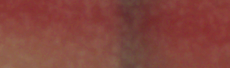
#> input picture example_line_manualROI/manual_ROI/27_20191209_111013_control.png, 230 x 68 px; its folder holds only this picture in this run
$ python -i backend.py   (imports and definitions only)   (older library calls are emulated)
#> lines starting #> are read from the running program, lines starting #| are printed output that depends on the picture; after the words box and inside, x2 and y2 are one past the last pixel; in counts of white or black regions, pixels touching at a corner belong together
#> further down, picture is the input picture: shape (68, 230, 3); mean B, G, R 60.9, 68.7, 132.1
import numpy as np
import cv2 as cv
from scipy.ndimage.measurements import label
import os
import pandas as pd
import matplotlib.pyplot as plt
from scipy.ndimage import gaussian_filter1d


def norm(image, scale_to=255):
    '''
    :param image: input image
    :param scale_to: max to scale to, default: 255 for 8 bit images
    :return:
    '''
    out = image[:].astype(np.float)
    out = out - out.min()
    out = out / out.max() * scale_to
    out = np.uint8(out.astype(np.int))
    return out


def get_rotated_image(img, theta):
    '''
    :param img: input image
    :param theta: angle to rotate
    :return: rotated image
    '''
    # angle: in rad
    rows, cols = img.shape[:2]
    rotation_matrix = cv.getRotationMatrix2D((cols / 2, rows / 2), theta * 180 / np.pi, 1)
    return cv.warpAffine(img, rotation_matrix, (cols, rows))


# [52 lines left out: functions find_valley_peak, crop_left_right_cassette, simple_crop, not called in this run]


def get_slope(x, y):
    """
    get slope from x and y series, using numpy.polyfit. return 0 if there is an exception
    :param x: numpy array, x series
    :param y: numpy array, y series
    :return: slope
    """
    try:
        slope = np.polyfit(x, y, deg=1)[0]
    except:
        slope = 0
    return(slope)


def align_crop(image, median_blur_size=7, sobel_size=5, dark_frame=1, sign_list=[1, -1]):
    '''
    to align and crop top bottom
    :param image: input image
    :param row0: initial top row
    :param row1: initial bottom row
    :param col0: initial left column
    :param col1: initial right column
    :param median_blur_size: size to median blur, before getting labeled regions to get slopes
    :param sobel_size: size of kernel for blurring during sobel calculation, to crop top and bottom
    :param dark_frame: if True: the area around the strip is black, if False, white
    :param sign_list: to keep track of sign of the derivative
    :return: ROI, angle used for rotation, and status (with/without strip)
    '''
#> called with median_blur_size = 7, sobel_size = 5, dark_frame = 1
    # convert to grayscale anyway just in case
    if len(image.shape) == 2:
        gray = np.copy(image)
    elif len(image.shape) == 3:
        gray = cv.cvtColor(image, cv.COLOR_BGR2GRAY)
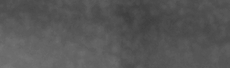
#> gray: shape (68, 230); min 61, max 120, mean 86.8
    elif len(image.shape) > 3:
        gray = image.mean(axis=-1)

    # find horizontal lines, then find the angle
    sobely = cv.Sobel(gray, cv.CV_64F, 0, 1, ksize=sobel_size)
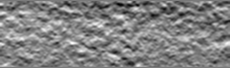
#> sobely: shape (68, 230) float64; min -451, max 486, mean 26.7; drawn with min black and max white
    threshold_value, threshold_image = cv.threshold(norm(np.abs(sobely)), 0, 255, cv.THRESH_BINARY + cv.THRESH_OTSU)
#> in norm, `out = image[:].astype(np.float)`:
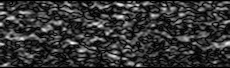
#> out: shape (68, 230) float64; min 0, max 486, mean 98.6; drawn with min black and max white
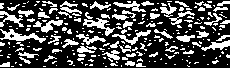
#> threshold_image: shape (68, 230); 30.2% white; 248 white regions (187 under 20 px), largest, box (x1, y1, x2, y2) and area: (0, 29, 46, 43) 247, (83, 18, 115, 36) 195, (33, 20, 63, 33) 165
#> threshold_value = 66
    threshold_image = cv.medianBlur(threshold_image, median_blur_size)
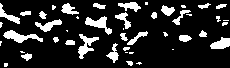
#> threshold_image: shape (68, 230); 16.4% white; 46 white regions (19 under 20 px), largest, box (x1, y1, x2, y2) and area: (3, 30, 43, 43) 236, (78, 34, 99, 59) 213, (85, 16, 112, 35) 208
    labeled_array, num_features = label(threshold_image)
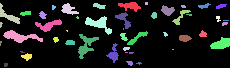
#> labeled_array: shape (68, 230) int32; 47 distinct labels, from 0 to 46; one colour per label, 0 black
#> num_features = 46
    # get the slope and the number of pixels
    slope = np.array(
        [[get_slope(*np.where(labeled_array == i)[::-1]), len(np.where(labeled_array == i)[0])]
         for i in range(1, num_features + 1)])
#> in get_slope, `slope = np.polyfit(x, y, deg=1)[0]`: slope = 0.108
#> slope = 46 pairs, first value -1.5 to 0.701, second value 2 to 236
    slope = slope[~np.isnan(slope[:, 0]),]
    angle = np.arctan(slope[:, 0])
#> angle = 46 values, max 0.611 at index 13, min -0.983 at index 35, mean 0.00326
    # take the mean weighted by the number of pixels
    angle_mean = (angle * slope[:, 1]).sum() / slope[:, 1].sum()
#> angle_mean = -0.00579

    # rotate gray and sobely
    gray_rot = get_rotated_image(gray, angle_mean)
#> in get_rotated_image, `rotation_matrix = cv.getRotationMatrix2D((cols / 2, rows / 2), theta *..`: rotation_matrix = [[1, -0.00579, 0.199], [0.00579, 1, -0.665]]
    sobely_rot = get_rotated_image(sobely, angle_mean)
#> call 2 of get_rotated_image, with theta = -0.00579
#> in get_rotated_image (call 2), `return cv.warpAffine(img, rotation_matrix, (cols, rows))`:
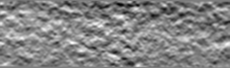
#> returned value: shape (68, 230) float64; min -446, max 460.8, mean 26.7; drawn with min black and max white

    # find the top and bottom borders
    line = sobely_rot.sum(axis=1)
#> line = 68 values, max 24669.6 at index 37, min -20958.9 at index 4, mean 6140.5
    mid = int(len(line) / 2)
#> mid = 34

    if dark_frame == 1:
        sign_list = np.array(sign_list)
    else:
        sign_list = np.array(sign_list) * (-1)
    i0 = np.argmax(sign_list[0] * line[:mid])
#> i0 = 25
    i1 = np.argmax(sign_list[1] * line[mid:]) + mid
#> i1 = 61

    # also return the angle and row0, row1 to use for cropping original images
    return {'image': gray_rot[i0:i1],
            'angle': angle_mean,
            'crop_range': np.array([i0, i1])}


# [411 lines left out: functions get_sub_ROI, detrend_line_linear, pick_channel, get_line_signal, get_spot_signal, process_ROI and 4 more, not called in this run]

>>> import cv2
>>> picture = cv2.imread('../example_line_manualROI/manual_ROI/27_20191209_111013_control.png')
>>> result = align_crop(picture)
#> result = 3 items

$ run again, on example_line_manualROI/manual_ROI/58_20200109_161316_control.png
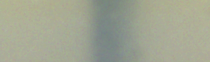
#> input picture example_line_manualROI/manual_ROI/58_20200109_161316_control.png, 210 x 62 px
#> picture is the input picture: shape (62, 210, 3); mean B, G, R 146.1, 165.4, 161.5
#> in align_crop, `threshold_value, threshold_image = cv.threshold(norm(np.abs(sobely)), ..`:
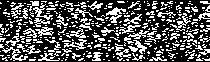
#> threshold_image: shape (62, 210); 33.4% white in thin lines or dots
#> threshold_value = 65
#> in align_crop, `labeled_array, num_features = label(threshold_image)`:
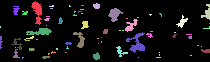
#> labeled_array: shape (62, 210) int32; 73 distinct labels, from 0 to 72; one colour per label, 0 black
#> num_features = 72
#> in get_slope, `slope = np.polyfit(x, y, deg=1)[0]`: slope = 0.977
#> in align_crop, `slope = np.array( [[get_slope(*np.where(labeled_array == i)[::-1]), le..`: slope = 72 pairs, first value -1.09 to 1.57, second value 1 to 167
#> angle = 72 values, max 1 at index 56, min -0.826 at index 41, mean -0.00285
#> angle_mean = 0.000587
#> rotation_matrix = [[1, 0.000587, -0.0182], [-0.000587, 1, 0.0616]]
#> line = 62 values, max 4241.2 at index 13, min -6933.1 at index 35, mean -1226.1
#> mid = 31
#> i0 = 13
#> i1 = 35
#> result = 3 items
